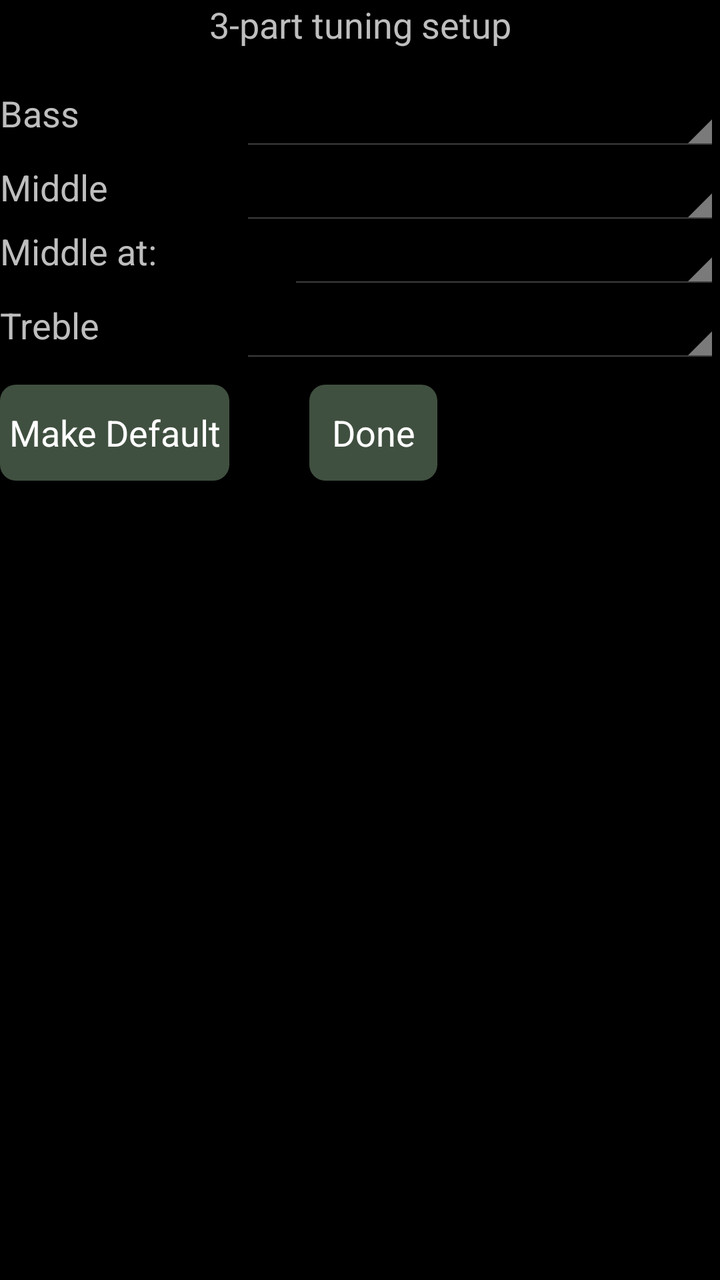
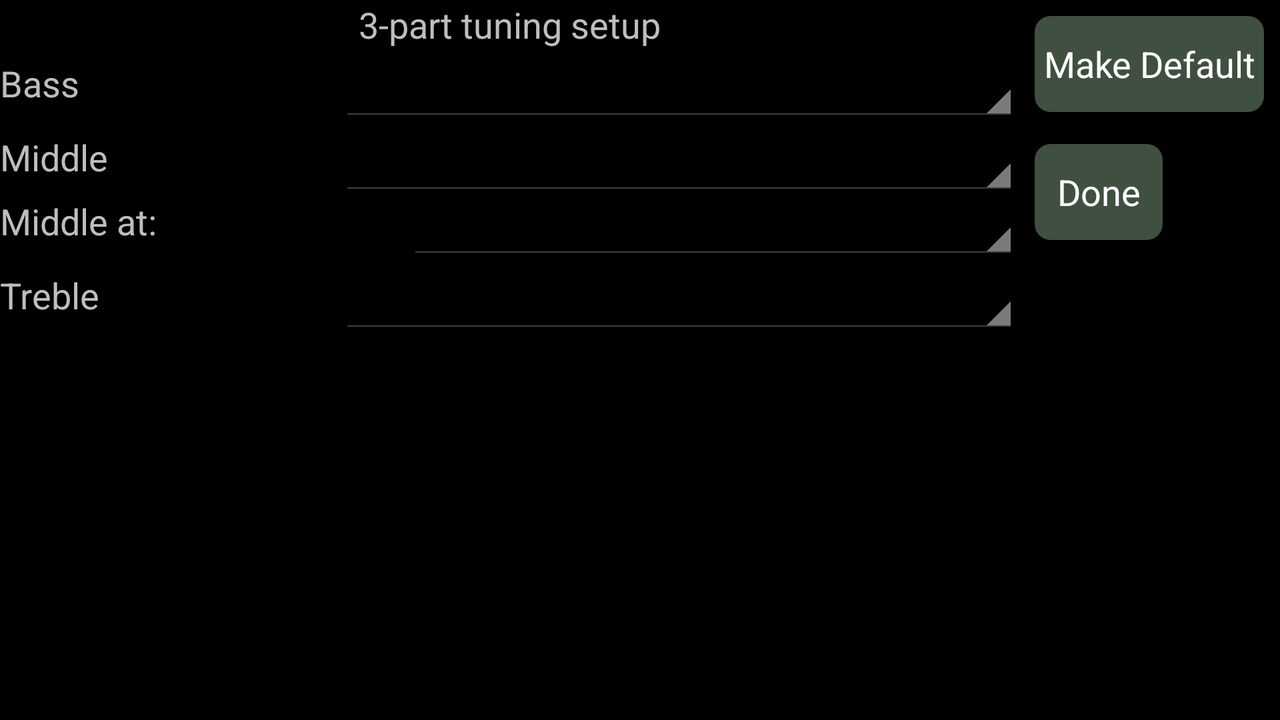

Compare how this app lays out the same screen by default and in its alternative resource folder. The renders come first, then the two layout files and the values they reference.
<!-- AndroidManifest.xml: application theme AppTheme -->
<!-- res/layout/threepart.xml -->
<?xml version="1.0" encoding="utf-8"?>
<ScrollView xmlns:android="http://schemas.android.com/apk/res/android"
    android:id="@+id/topLayout"
    android:layout_width="match_parent"
    android:layout_height="match_parent">
    <LinearLayout
        android:orientation="vertical"
        android:layout_width="match_parent"
        android:layout_height="wrap_content">
        <TextView
            android:textSize="18sp"
            android:gravity="center"
            android:layout_width="match_parent"
            android:layout_height="wrap_content"
            android:text="3-part tuning setup"/>
        <LinearLayout
            android:orientation="horizontal"
            android:layout_width="match_parent"
            android:layout_height="wrap_content"
            android:layout_marginTop="20sp">
            <TextView
                android:textSize="18sp"
                android:id="@+id/basstext"
                android:layout_width="0dp"
                android:layout_height="match_parent"
                android:text="Bass"
                android:layout_weight="1"/>
            <Spinner
                android:id="@+id/bass"
                android:layout_width="0dp"
                android:layout_height="match_parent"
                android:layout_weight="2"/>
        </LinearLayout>
        <LinearLayout
            android:orientation="horizontal"
            android:layout_width="match_parent"
            android:layout_height="wrap_content"
            android:layout_marginTop="5sp">
            <TextView
                android:textSize="18sp"
                android:gravity="left"
                android:id="@+id/midtext"
                android:layout_width="0dp"
                android:layout_height="match_parent"
                android:text="Middle"
                android:layout_weight="1"/>
            <Spinner
                android:id="@+id/middle"
                android:layout_width="0dp"
                android:layout_height="match_parent"
                android:layout_weight="2"/>
        </LinearLayout>
        <LinearLayout
            android:orientation="horizontal"
            android:layout_width="match_parent"
            android:layout_height="wrap_content">
            <TextView
                android:textSize="18sp"
                android:gravity="left"
                android:id="@+id/midloctext"
                android:layout_width="0dp"
                android:layout_height="match_parent"
                android:text="Middle at:"
                android:layout_weight="2"/>
            <Spinner
                android:id="@+id/midloc"
                android:layout_width="0dp"
                android:layout_height="match_parent"
                android:layout_weight="3"/>
        </LinearLayout>
        <LinearLayout
            android:orientation="horizontal"
            android:layout_width="match_parent"
            android:layout_height="wrap_content"
            android:layout_marginTop="5sp">
            <TextView
                android:textSize="18sp"
                android:gravity="left"
                android:id="@+id/trebletext"
                android:layout_width="0dp"
                android:layout_height="match_parent"
                android:text="Treble"
                android:layout_weight="1"/>
            <Spinner
                android:id="@+id/treble"
                android:layout_width="0dp"
                android:layout_height="match_parent"
                android:layout_weight="2"/>
        </LinearLayout>
        <LinearLayout
            android:layout_width="match_parent"
            android:layout_height="wrap_content"
            android:layout_marginTop="10sp">
            <Button
                android:textColor="#ffffffff"
                android:background="@drawable/roundedbuttonlight"
                android:layout_width="wrap_content"
                android:layout_height="wrap_content"
                android:text=" Make Default "
                android:onClick="makeDefButtonOnClick"/>
            <Button
                android:textColor="#ffffffff"
                android:id="@+id/done"
                android:background="@drawable/roundedbuttonlight"
                android:layout_width="wrap_content"
                android:layout_height="wrap_content"
                android:layout_marginLeft="40sp"
                android:text="Done"
                android:onClick="doneButtonOnClick"/>
        </LinearLayout>
    </LinearLayout>
</ScrollView>
<!-- resources referenced by this layout -->
<resources>
  <!-- drawable roundedbuttonlight (drawable) -->
  <?xml version="1.0" encoding="utf-8"?>
  <shape xmlns:android="http://schemas.android.com/apk/res/android" android:shape="rectangle">
      <solid android:color="#ff405040"/>
      <corners android:radius="8dp"/>
  </shape>
  <style name="AppTheme" parent="@android:style/Theme.Holo">
      </style>
</resources>
<!-- res/layout-land/threepart.xml (the repository's variant of the layout above) -->
<!-- drawn on the phone turned sideways -->
<?xml version="1.0" encoding="utf-8"?>
<LinearLayout xmlns:android="http://schemas.android.com/apk/res/android"
    android:orientation="horizontal"
    android:id="@+id/topLayout"
    android:layout_width="match_parent"
    android:layout_height="match_parent">
    <LinearLayout
        android:orientation="vertical"
        android:layout_width="0dp"
        android:layout_height="wrap_content"
        android:layout_weight="2">
        <TextView
            android:textSize="18sp"
            android:gravity="center"
            android:layout_width="match_parent"
            android:layout_height="wrap_content"
            android:text="3-part tuning setup"/>
        <LinearLayout
            android:orientation="horizontal"
            android:layout_width="match_parent"
            android:layout_height="wrap_content"
            android:layout_marginTop="5sp">
            <TextView
                android:textSize="18sp"
                android:id="@+id/basstext"
                android:layout_width="0dp"
                android:layout_height="match_parent"
                android:text="Bass"
                android:layout_weight="1"/>
            <Spinner
                android:id="@+id/bass"
                android:layout_width="0dp"
                android:layout_height="match_parent"
                android:layout_weight="2"/>
        </LinearLayout>
        <LinearLayout
            android:orientation="horizontal"
            android:layout_width="match_parent"
            android:layout_height="wrap_content"
            android:layout_marginTop="5sp">
            <TextView
                android:textSize="18sp"
                android:gravity="left"
                android:id="@+id/midtext"
                android:layout_width="0dp"
                android:layout_height="match_parent"
                android:text="Middle"
                android:layout_weight="1"/>
            <Spinner
                android:id="@+id/middle"
                android:layout_width="0dp"
                android:layout_height="match_parent"
                android:layout_weight="2"/>
        </LinearLayout>
        <LinearLayout
            android:orientation="horizontal"
            android:layout_width="match_parent"
            android:layout_height="wrap_content">
            <TextView
                android:textSize="18sp"
                android:gravity="left"
                android:id="@+id/midloctext"
                android:layout_width="0dp"
                android:layout_height="match_parent"
                android:text="Middle at:"
                android:layout_weight="2"/>
            <Spinner
                android:id="@+id/midloc"
                android:layout_width="0dp"
                android:layout_height="match_parent"
                android:layout_weight="3"/>
        </LinearLayout>
        <LinearLayout
            android:orientation="horizontal"
            android:layout_width="match_parent"
            android:layout_height="wrap_content"
            android:layout_marginTop="5sp">
            <TextView
                android:textSize="18sp"
                android:gravity="left"
                android:id="@+id/trebletext"
                android:layout_width="0dp"
                android:layout_height="match_parent"
                android:text="Treble"
                android:layout_weight="1"/>
            <Spinner
                android:id="@+id/treble"
                android:layout_width="0dp"
                android:layout_height="match_parent"
                android:layout_weight="2"/>
        </LinearLayout>
    </LinearLayout>
    <LinearLayout
        android:orientation="vertical"
        android:layout_width="wrap_content"
        android:layout_height="wrap_content">
        <Button
            android:textColor="#ffffffff"
            android:background="@drawable/roundedbuttonlight"
            android:layout_width="wrap_content"
            android:layout_height="wrap_content"
            android:layout_margin="8sp"
            android:text=" Make Default "
            android:onClick="makeDefButtonOnClick"/>
        <Button
            android:textColor="#ffffffff"
            android:id="@+id/done"
            android:background="@drawable/roundedbuttonlight"
            android:layout_width="wrap_content"
            android:layout_height="wrap_content"
            android:layout_margin="8sp"
            android:text="Done"
            android:onClick="doneButtonOnClick"/>
    </LinearLayout>
</LinearLayout>
